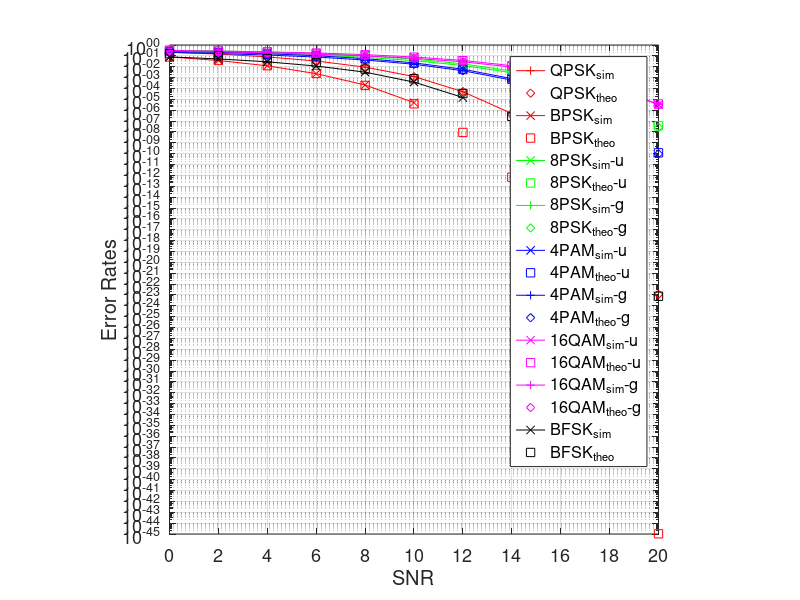

This figure's MATLAB source:
snr_db=0:2:20;
snr = 10.^(snr_db/10);

%figure()
%% plot QPSK
load QPSK_demo.mat
errs_bit = sim_res(:,1);
nframes = sim_res(:,3);
number_of_bits=4000;

coef = 3/4; % why it's 3/4 is expained in the report

% BER vs SNR; simulation & theory
semilogy(snr_db, errs_bit./nframes/number_of_bits, 'r-+', 'DisplayName','QPSK_s_i_m');hold on;
semilogy(snr_db, coef*2*qfunc(sqrt(snr)), 'rd', 'DisplayName','QPSK_t_h_e_o');hold on;

%% plot BPSK
load BPSK_demo.mat
errs_bit = sim_res(:,1);
nframes = sim_res(:,3);
number_of_bits=4000;

% BER vs SNR; simulation & theory
semilogy(snr_db, errs_bit./nframes/number_of_bits, 'r-x', 'DisplayName','BPSK_s_i_m');hold on;
semilogy(snr_db, qfunc(sqrt(2.*snr)), 'rs', 'DisplayName','BPSK_t_h_e_o');hold on;

%% plot 8PSK uniform
load 8PSK_u_demo.mat
errs_bit = sim_res(:,1);
nframes = sim_res(:,3);
number_of_bits=4002;
M = 8;

coef = 7/12; % why it's 7/12 is expained in the report

% BER vs SNR; simulation & theory
semilogy(snr_db, errs_bit./nframes/number_of_bits, 'g-x', 'DisplayName','8PSK_s_i_m-u');hold on;
semilogy(snr_db, coef*2*qfunc(sqrt(2.*snr).*sin(pi/M)), 'gs', 'DisplayName','8PSK_t_h_e_o-u');hold on;


%% plot BPSK gray
load 8PSK_g_demo.mat
errs_bit = sim_res(:,1);
nframes = sim_res(:,3);
number_of_bits=4002;
M = 8;

coef = 5/12; % why it's 5/12 is expained in the report

% BER vs SNR; simulation & theory
semilogy(snr_db, errs_bit./nframes/number_of_bits, 'g-+', 'DisplayName','8PSK_s_i_m-g');hold on;
semilogy(snr_db, coef*2*qfunc(sqrt(2.*snr).*sin(pi/M)), 'gd', 'DisplayName','8PSK_t_h_e_o-g');hold on;

%% plot 4PAM uniform
load 4PAM_u_demo.mat
errs_bit = sim_res(:,1);
nframes = sim_res(:,3);
number_of_bits=4000;


coef = 5/8; % why it's 5/8 is expained in the report

% BER vs SNR; simulation & theory
semilogy(snr_db, errs_bit./nframes/number_of_bits, 'b-x', 'DisplayName','4PAM_s_i_m-u');hold on;
semilogy(snr_db, coef*(3/2)*qfunc(sqrt(2/5.*snr)), 'bs', 'DisplayName','4PAM_t_h_e_o-u');hold on;

%% plot 4PAM gray
load 4PAM_g_demo.mat
errs_bit = sim_res(:,1);
nframes = sim_res(:,3);
number_of_bits=4000;


coef = 1/2; % why it's 1/2 is expained in the report

% BER vs SNR; simulation & theory
semilogy(snr_db, errs_bit./nframes/number_of_bits, 'b-+', 'DisplayName','4PAM_s_i_m-g');hold on;
semilogy(snr_db, coef*(3/2)*qfunc(sqrt(2/5.*snr)), 'bd', 'DisplayName','4PAM_t_h_e_o-g');hold on;

%% plot 16QAM uniform
load 16QAM_u_demo.mat
errs_bit = sim_res(:,1);
nframes = sim_res(:,3);
number_of_bits=4000;

coef = 31/96; % why it's 31/96 is expained in the report 

% BER vs SNR; simulation & theory
semilogy(snr_db, errs_bit./nframes/number_of_bits, 'm-x', 'DisplayName','16QAM_s_i_m-u');hold on;
semilogy(snr_db, coef*3.*qfunc(sqrt(snr./5)), 'ms', 'DisplayName','16QAM_t_h_e_o-u');hold on;

%% plot 16QAM gray
load 16QAM_g_demo.mat
errs_bit = sim_res(:,1);
nframes = sim_res(:,3);
number_of_bits=4000;
%%
coef = 1/4; % why it's 1/4 is expained in the report

% BER vs SNR; simulation & theory
semilogy(snr_db, errs_bit./nframes/number_of_bits, 'm-+', 'DisplayName','16QAM_s_i_m-g');hold on;
semilogy(snr_db, coef*3.*qfunc(sqrt(snr./5)), 'md', 'DisplayName','16QAM_t_h_e_o-g');hold on;


%% plot BFSK
load BFSK_demo.mat
errs_bit = sim_res(:,1);
nframes = sim_res(:,3);
number_of_bits=4000;


% BER vs SNR; simulation & theory
semilogy(snr_db, errs_bit./nframes/number_of_bits, 'k-x', 'DisplayName','BFSK_s_i_m');hold on;
semilogy(snr_db, qfunc(sqrt(snr)), 'ks', 'DisplayName','BFSK_t_h_e_o');hold on;

%%
grid on;
axis square;
legend;
xlabel 'SNR';
ylabel 'Error Rates';
set(gca,'FontSize',13);
set(gca,'Xtick',0:2:20);
